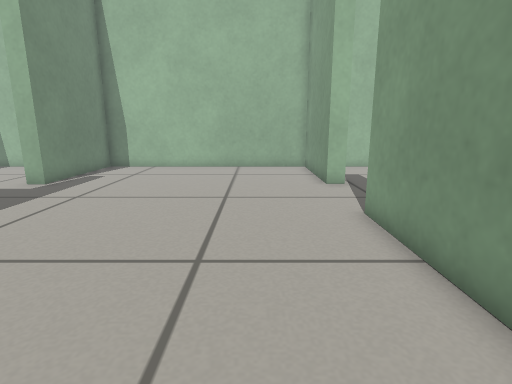
view 1 (above)

16 first-person views from a walk through a robot-simulator world made for Gazebo. The camera is 0.46 m above the floor, tilts 12° down and sees 80° across. The floor is counted in squares, 0.2 m on a side. Each view is taken from the middle of a square. On the plan, view 1 faces up. The plan holds only what a view shows up to about 18 squares ahead; the rest is blank.

view 2
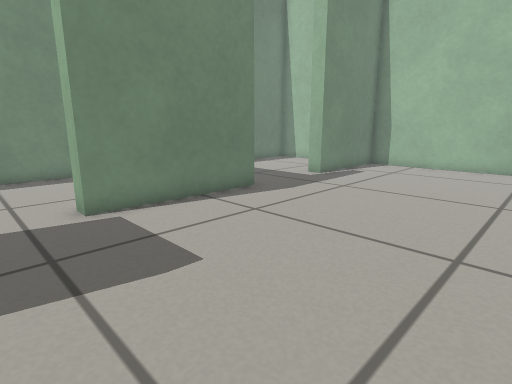

view 3
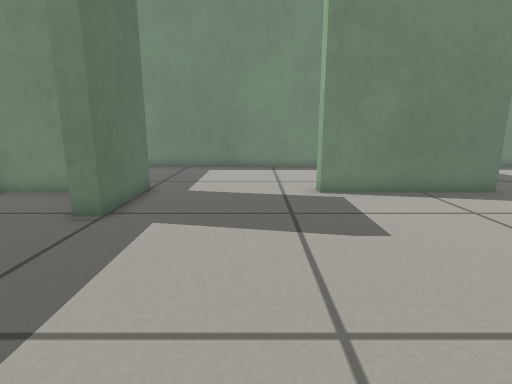

view 4
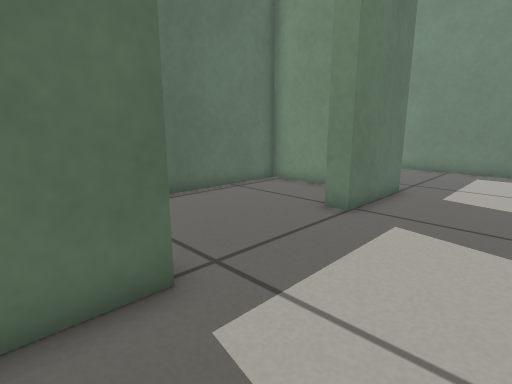

view 5
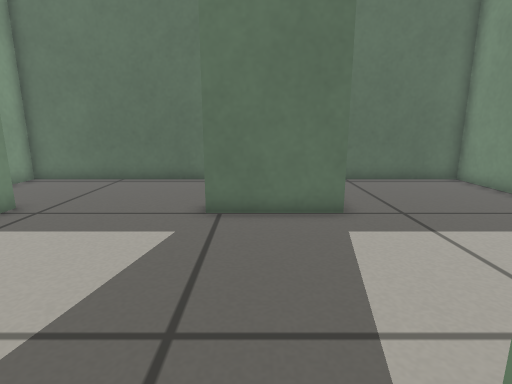

view 6
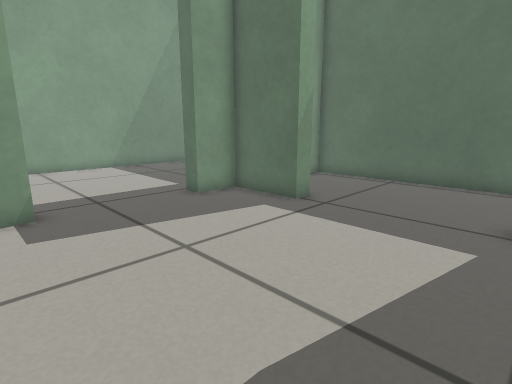

view 7
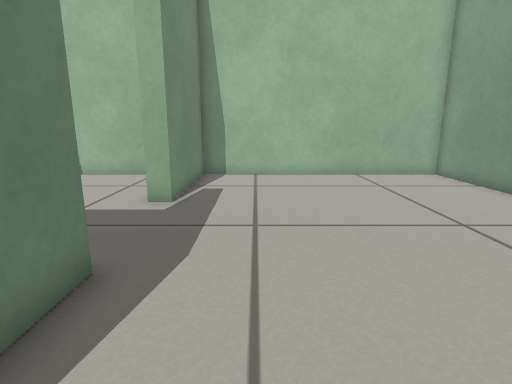

view 8
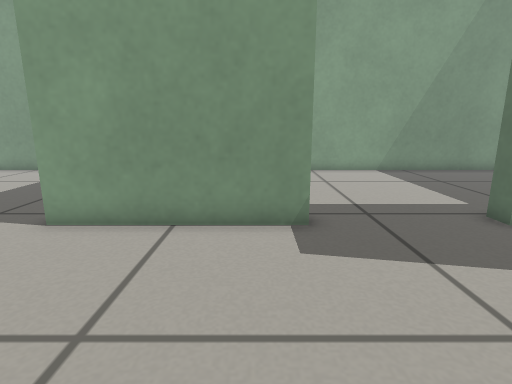

view 9
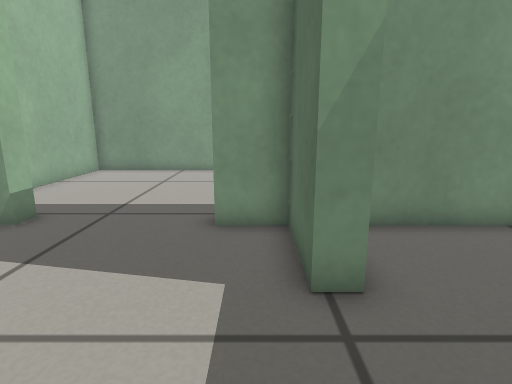

view 10
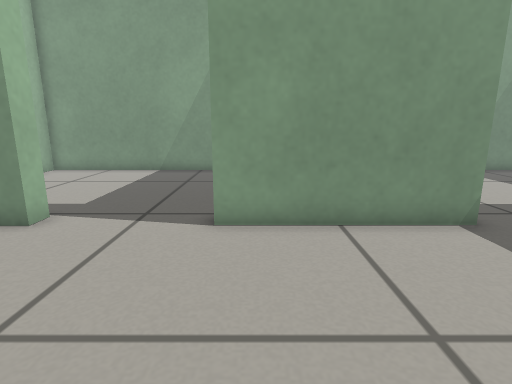

view 11
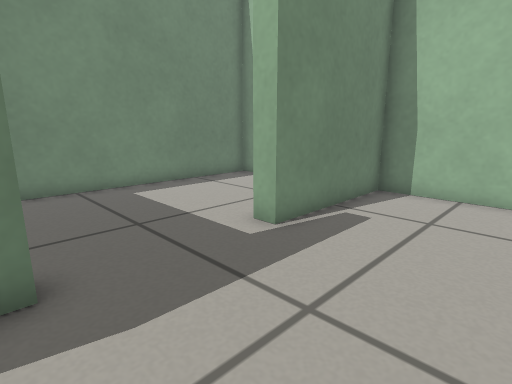

view 12
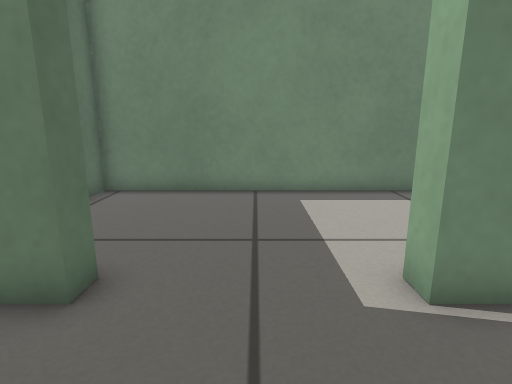

view 13
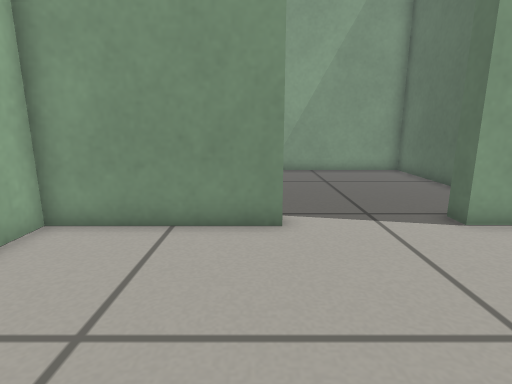

view 14
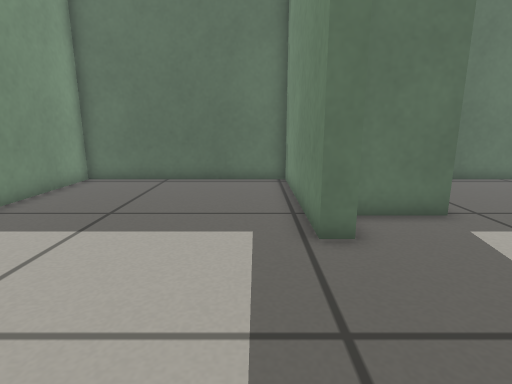

view 15
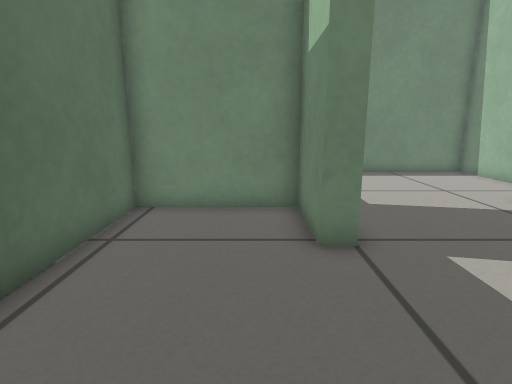

view 16
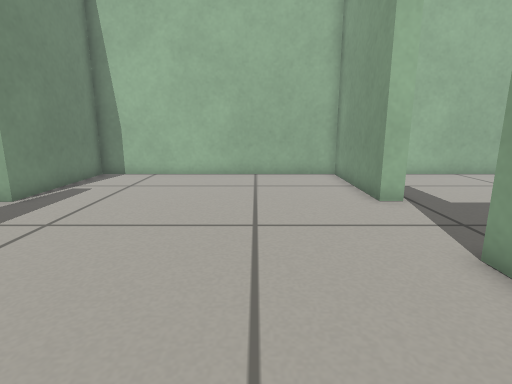

### Floor plan
Ten units are one square. View 1 is at (0, 0); x grows to the right and y downward. Boxes are objects, and circles mark ways between rooms. Rooms are numbered by the first view taken in them; rooms with no view inside come last. Other rooms are left out.
<svg viewBox="-165 -185 295 295">
<path fill="none" stroke="#000" d="M-95 -75 -86 -75 -86 -13 -95 -13M29 -17 29 -80M29 -123 29 -180 -86 -180 -86 -123 -95 -123M-1 48 29 48 29 30M-95 50 -56 50M29 30 37 30 37 105 125 105 125 -45 74 -45M37 -17 29 -17M-1 56 -1 48M-56 50 -56 58 -86 58 -86 105 29 105 29 66M38 -123 29 -123M29 -80 37 -80M77 -53 125 -53 125 -180 52 -180M-126 -37 -160 -37 -160 105 -110 105M-114 -180 -160 -180 -160 -45 -148 -45"/>
<circle cx="30" cy="10" r="3" fill="#2a7"/>
<circle cx="-30" cy="50" r="3" fill="#2a7"/>
<circle cx="30" cy="-105" r="3" fill="#2a7"/>
<circle cx="-90" cy="15" r="3" fill="#2a7"/>
<circle cx="-90" cy="-100" r="3" fill="#2a7"/>
<text x="-30" y="-60">1</text>
<text x="80" y="30">2</text>
<text x="-30" y="80">3</text>
<text x="80" y="-120">4</text>
<text x="-130" y="30">5</text>
<text x="-130" y="-110">6</text>
</svg>
Room 1 opens to room 2. Room 1 opens to room 3. Room 1 opens to room 4. Room 1 opens to room 5. Room 1 opens to room 6.

Where each view was taken, in squares from view 1:
view 1: 0 up, 0 right, facing up
view 2: 1 down, 0 right, facing up-left
view 3: 1 down, 2 right, facing left
view 4: 1 down, 2 right, facing down-left
view 5: 3 up, 7 left, facing down
view 6: 3 up, 6 left, facing down-right
view 7: 3 up, 6 left, facing up
view 8: 3 up, 4 left, facing right
view 9: 4 down, 4 left, facing right
view 10: 7 up, 4 left, facing right
view 11: 7 up, 4 left, facing up-left
view 12: 10 up, 5 left, facing left
view 13: 13 up, 4 left, facing right
view 14: 3 up, 5 right, facing down
view 15: 7 down, 0 right, facing left
view 16: 3 up, 1 left, facing up
